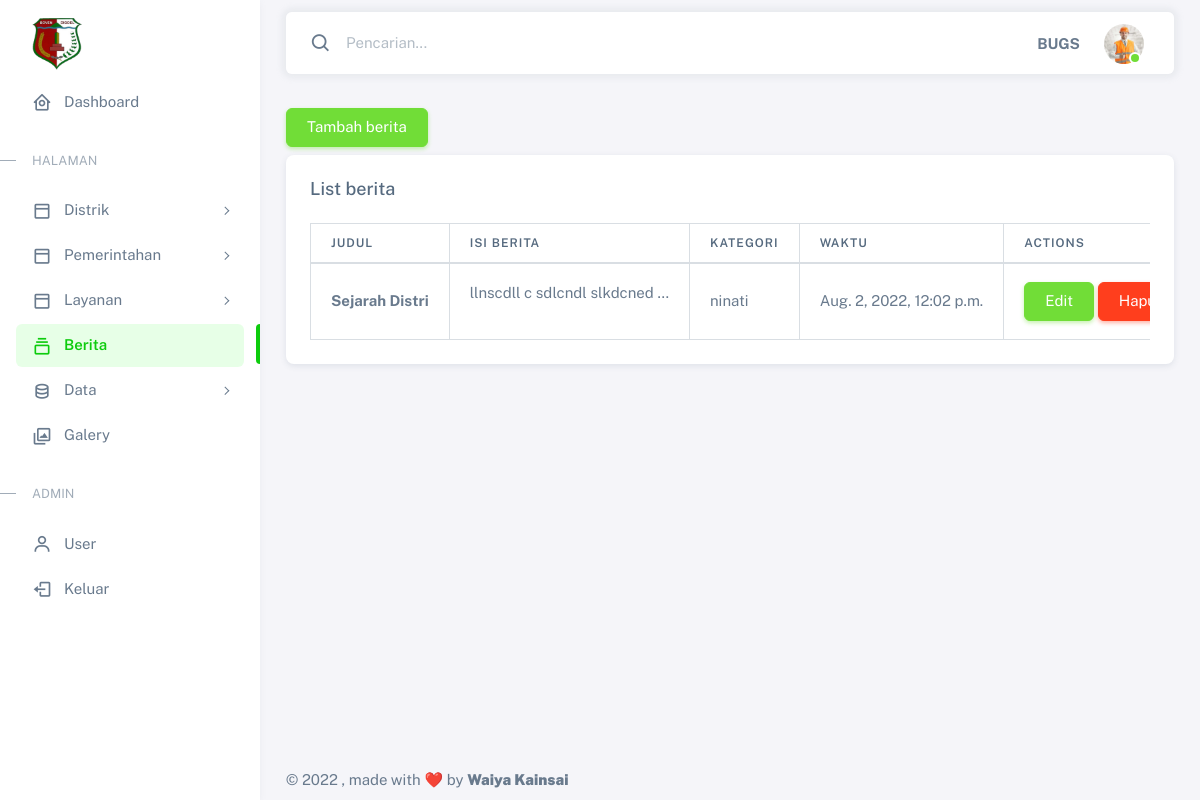
The app's page /panel/berita/ (signed in) with its own data.
### berita/models.py (models this page shows, shortened)
class Berita(models.Model):
    judul = models.CharField(max_length=100)
    body = RichTextField(blank=True, null=True)
    category = models.CharField(max_length=100)
    publish = models.DateTimeField(auto_now_add=True)
    update = models.DateTimeField(auto_now=True)
    gambar = models.ImageField(blank=True, null=True, upload_to="image/")
    slug = models.SlugField(blank=True,editable=False)

### panel/views.py (the view)
# urls.py: path('berita/',views.berita, name='berita'),
@login_required(login_url='panel:login')
def berita(request):
    berita = Berita.objects.all().order_by('-update')
    context = {
        'title' : 'Panel | List Berita',
        'judul' : 'List berita',
        'berita': berita,
    }
    return render(request, 'panel/berita.html', context)

### templates/panel/berita.html (shortened to what this page needs)
{% extends '../adminbase.html' %}
{% load static %}
{% block content %}
<div>
  <a href="{% url 'panel:addberita' %}" class="btn btn-success my-2">Tambah berita</a>
  <div class="card">
        <h5 class="card-header">{{ judul }}</h5>
        <div class="card-body">
            <div class="table-responsive text-nowrap">
                <table class="table table-bordered">
                  <thead>
                    <tr>
                      <th>Judul</th>
                      <th>Isi Berita</th>
                      <th>Kategori</th>
                      <th>Waktu</th>
                      <th>Actions</th>
                    </tr>
                  </thead>
                  <tbody>
                    {% if berita %}
                      {% for berita in berita %}
                      <tr>
                        <td>
                          <a href="/" target="_blank" style="color: #697a8d;"><strong>{{berita.judul|truncatewords_html:3}}</strong></a>
                        </td>
                        <td>{{berita.body|safe|truncatewords_html:4}}</td>
                        <td>{{berita.category}}</td>
                        <td>{{berita.update}}</td>
                        <td>
                          <a href="{% url 'panel:updateberita' berita.id %}" class="btn btn-success my-2">Edit</a>
                          <a
                            class="btn btn-danger"
                            style="color: white;"
                            data-bs-toggle="modal"
                            data-bs-target="#hapus-{{ berita.id }}"
                          >Hapus</a>
                        </td>
                      </tr>
                      {% endfor %}
                    {% endif %}
                  </tbody>
                </table>
              </div>
        </div>
    </div>
</div>
{% endblock content %}

### templates/adminbase.html (shortened to what this page needs)
{% load static %}
<!DOCTYPE html>
<html
  lang="en"
  class="light-style layout-menu-fixed"
  dir="ltr"
  data-theme="theme-default"
  data-assets-path="../assets/"
  data-template="vertical-menu-template-free"
>
  <head>
    <link rel="stylesheet" href=" {% static 'vendor/fonts/boxicons.css' %}" />
    <link rel="stylesheet" href="{% static 'vendor/css/core.css' %}" class="template-customizer-core-css" />
    <link rel="stylesheet" href="{% static 'vendor/css/theme-default.css' %}" class="template-customizer-theme-css" />
    <link rel="stylesheet" href="{% static 'vendor/css/organisasi.css' %}" class="template-customizer-theme-css" />
    <link rel="stylesheet" href="{% static 'css/demo.css' %}" />
    <link rel="stylesheet" href="{% static 'vendor/libs/perfect-scrollbar/perfect-scrollbar.css' %}" />
    <link rel="stylesheet" href="{% static 'vendor/libs/apex-charts/apex-charts.css' %}" />
  </head>
  <body onload="startTime()">
    <div class="layout-wrapper layout-content-navbar">
      <div class="layout-container">
        {% include 'panel/admin_menu.html' %}
        <div class="layout-page">
          <nav
            class="layout-navbar container-xxl navbar navbar-expand-xl navbar-detached align-items-center bg-navbar-theme"
            id="layout-navbar"
          >
            <div class="navbar-nav-right d-flex align-items-center" id="navbar-collapse">
              <div class="navbar-nav align-items-center">
                <div class="nav-item d-flex align-items-center">
                  <i class="bx bx-search fs-4 lh-0"></i>
                  <input
                    type="text"
                    class="form-control border-0 shadow-none"
                    placeholder="Pencarian..."
                    aria-label="Search..."
                  />
                </div>
              </div>
              <ul class="navbar-nav flex-row align-items-center ms-auto">
                <li class="nav-item lh-1 me-3">
                  <strong >{{request.user|upper}}</strong>
                </li>
                <li class="nav-item navbar-dropdown dropdown-user dropdown">
                  <a class="nav-link dropdown-toggle hide-arrow" href="javascript:void(0);" data-bs-toggle="dropdown">
                    <div class="avatar avatar-online">
                      <img src="{% static 'img/about.jpg' %}" alt class="w-px-40 h-auto rounded-circle" />
                    </div>
                  </a>
                </li>
              </ul>
            </div>
          </nav>
          <div class="content-wrapper">
            <div class="container-xxl flex-grow-1 container-p-y">
            {% block content %}
            {% endblock content %}
            </div>
            <footer class="content-footer footer bg-footer-theme">
              <div class="container-xxl d-flex flex-wrap justify-content-between py-2 flex-md-row flex-column">
                <div class="mb-2 mb-md-0">
                  ©
                  , made with ❤️ by
                  <a href="#" target="_blank" class="footer-link fw-bolder">Waiya Kainsai</a>
                </div>
              </div>
            </footer>
          </div>
        </div>
      </div>
    </div>
  </body>
</html>

### records on screen
Berita: judul "Sejarah Distri", body "llnscdll c sdlcndl slkdcned …", category "ninati", update "Aug. 2, 2022, 12:02 p.m."

### other values on screen
{{ request.user|upper }} "BUGS"
{{ judul }} "List berita"
